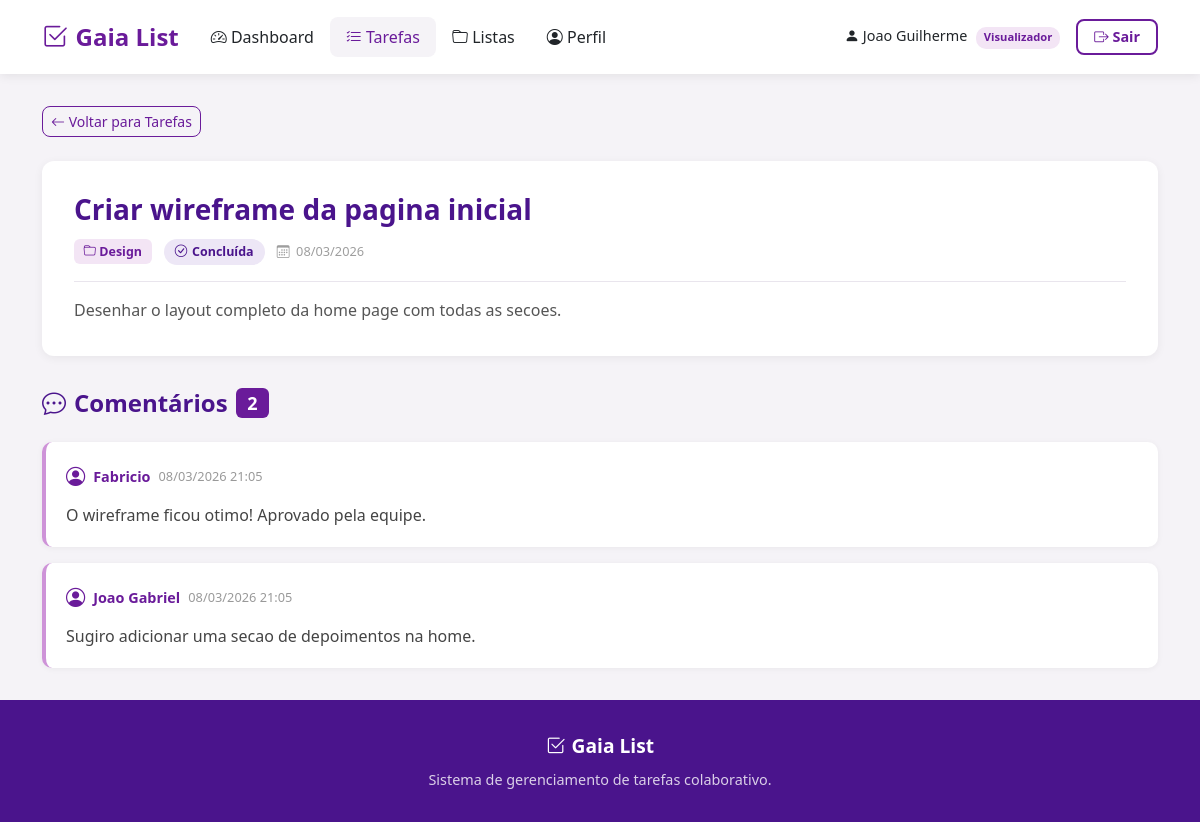
The app's page /tarefa_detalhes.php?id=1 (signed in) with its own data.
### tables this page shows
CREATE TABLE IF NOT EXISTS tarefas (
    id INT AUTO_INCREMENT PRIMARY KEY,
    titulo VARCHAR(150) NOT NULL,
    descricao TEXT,
    status ENUM('pendente', 'andamento', 'concluida') NOT NULL DEFAULT 'pendente',
    lista_id INT NOT NULL,
    usuario_id INT NOT NULL,
    data_criacao DATETIME DEFAULT CURRENT_TIMESTAMP,
    FOREIGN KEY (lista_id) REFERENCES listas(id) ON DELETE CASCADE,
    FOREIGN KEY (usuario_id) REFERENCES usuarios(id) ON DELETE CASCADE
);

CREATE TABLE IF NOT EXISTS listas (
    id INT AUTO_INCREMENT PRIMARY KEY,
    nome VARCHAR(100) NOT NULL,
    descricao TEXT,
    usuario_id INT NOT NULL,
    data_criacao DATETIME DEFAULT CURRENT_TIMESTAMP,
    FOREIGN KEY (usuario_id) REFERENCES usuarios(id) ON DELETE CASCADE
);

CREATE TABLE IF NOT EXISTS comentarios (
    id INT AUTO_INCREMENT PRIMARY KEY,
    texto TEXT NOT NULL,
    tarefa_id INT NOT NULL,
    usuario_id INT NOT NULL,
    data_criacao DATETIME DEFAULT CURRENT_TIMESTAMP,
    FOREIGN KEY (tarefa_id) REFERENCES tarefas(id) ON DELETE CASCADE,
    FOREIGN KEY (usuario_id) REFERENCES usuarios(id) ON DELETE CASCADE
);

CREATE TABLE IF NOT EXISTS usuarios (
    id INT AUTO_INCREMENT PRIMARY KEY,
    nome VARCHAR(100) NOT NULL,
    email VARCHAR(100) NOT NULL UNIQUE,
    senha VARCHAR(255) NOT NULL,
    perfil ENUM('editor', 'comentador', 'visualizador') NOT NULL DEFAULT 'visualizador',
    data_cadastro DATETIME DEFAULT CURRENT_TIMESTAMP
);

### tarefa_detalhes.php (the view, shortened to what this page needs)
<?php
require_once 'includes/header_privado.php';
require_once 'includes/conexao.php';
$perfilUsuario = isset($_SESSION['perfil']) ? $_SESSION['perfil'] : 'visualizador';
$tarefa_id = isset($_GET['id']) ? $_GET['id'] : '';
$stmt = $PDO->prepare("SELECT tarefas.id, tarefas.titulo, tarefas.descricao, tarefas.status, tarefas.lista_id, tarefas.data_criacao, listas.nome AS lista_nome FROM tarefas, listas WHERE tarefas.lista_id = listas.id AND tarefas.id = ?");
$stmt->bindParam(1, $tarefa_id);
$stmt->execute();
$tarefa = $stmt->fetch(PDO::FETCH_OBJ);
$stmt = $PDO->prepare("SELECT comentarios.id, comentarios.texto, comentarios.data_criacao, comentarios.usuario_id, usuarios.nome AS autor_nome FROM comentarios, usuarios WHERE comentarios.usuario_id = usuarios.id AND comentarios.tarefa_id = ? ORDER BY comentarios.data_criacao DESC");
$stmt->bindParam(1, $tarefa_id);
$stmt->execute();
$comentarios = array();
$row = $stmt->fetch(PDO::FETCH_OBJ);
while ($row) {
    $comentarios[] = array(
        'id' => $row->id,
        'texto' => $row->texto,
        'autor_nome' => $row->autor_nome,
        'usuario_id' => $row->usuario_id,
        'data_criacao' => date('d/m/Y H:i', strtotime($row->data_criacao))
    );
    $row = $stmt->fetch(PDO::FETCH_OBJ);
}
?>
        <section class="page-section">
            <div class="container">
                <a href="tarefas.php" class="btn btn-sm btn-gaia-outline mb-4">
                    <i class="bi bi-arrow-left"></i> Voltar para Tarefas
                </a>
                <div class="detalhe-card">
                    <div class="detalhe-card-header">
                        <div>
                            <h3 class="detalhe-titulo"><?php echo htmlspecialchars($tarefa->titulo); ?></h3>
                            <div class="detalhe-meta">
                                <span class="badge-lista">
                                    <i class="bi bi-folder"></i> <?php echo htmlspecialchars($tarefa->lista_nome); ?>
                                </span>
                                <?php if ($tarefa->status === 'pendente') : ?>
                                    <span class="status-badge status-pendente">
                                        <i class="bi bi-clock"></i> Pendente
                                    </span>
                                <?php elseif ($tarefa->status === 'andamento') : ?>
                                    <span class="status-badge status-andamento">
                                        <i class="bi bi-arrow-repeat"></i> Em Andamento
                                    </span>
                                <?php else : ?>
                                    <span class="status-badge status-concluida">
                                        <i class="bi bi-check-circle"></i> Concluída
                                    </span>
                                <?php endif; ?>
                                <span class="tarefa-meta">
                                    <i class="bi bi-calendar3"></i> <?php echo date('d/m/Y', strtotime($tarefa->data_criacao)); ?>
                                </span>
                            </div>
                        </div>
                    </div>
                    <?php if ($tarefa->descricao !== null && $tarefa->descricao !== '') : ?>
                    <div class="detalhe-descricao">
                        <p><?php echo htmlspecialchars($tarefa->descricao); ?></p>
                    </div>
                    <?php endif; ?>
                </div>
                <div class="comentarios-section">
                    <div class="comentarios-header">
                        <h4>
                            <i class="bi bi-chat-dots"></i> Comentários
                            <span class="badge bg-gaia"><?php echo count($comentarios); ?></span>
                        </h4>
                    </div>
                    <?php if (count($comentarios) === 0) : ?>
                    <div class="comentario-vazio">
                        <i class="bi bi-chat"></i>
                        <p>Nenhum comentário ainda.</p>
                        <?php if ($perfilUsuario === 'editor' || $perfilUsuario === 'comentador') : ?>
                        <p class="text-muted">Seja o primeiro a comentar!</p>
                        <?php endif; ?>
                    </div>
                    <?php else : ?>
                    <div class="comentarios-lista">
                        <?php for ($i = 0; $i < count($comentarios); $i++) : ?>
                        <?php $c = $comentarios[$i]; ?>
                        <div class="comentario-card">
                            <div class="comentario-card-header">
                                <div class="comentario-autor">
                                    <i class="bi bi-person-circle"></i>
                                    <strong><?php echo htmlspecialchars($c['autor_nome']); ?></strong>
                                    <span class="comentario-data"><?php echo $c['data_criacao']; ?></span>
                                </div>
                            </div>
                            <div class="comentario-texto">
                                <p><?php echo htmlspecialchars($c['texto']); ?></p>
                            </div>
                        </div>
                        <?php endfor; ?>
                    </div>
                    <?php endif; ?>
                </div>
            </div>
        </section>
<?php require_once 'includes/footer.php'; ?>

### style.css (style rules this page uses)
body { font-family: 'Segoe UI', Tahoma, Geneva, Verdana, sans-serif; color: #212529; background-color: #f5f3f7; display: flex; flex-direction: column; min-height: 100vh; }
.btn-gaia-outline { color: #6A1B9A; border: 1px solid #6A1B9A; border-radius: 8px; font-weight: 500; }
.badge.bg-gaia { background-color: #6A1B9A !important; }
.page-section { padding: 2rem 0; }
.status-badge { display: inline-flex; align-items: center; gap: 0.3rem; padding: 0.25rem 0.7rem; border-radius: 20px; font-size: 0.78rem; font-weight: 600; }
.status-concluida { background-color: #ede7f6; color: #4A148C; }
.badge-lista { display: inline-block; background-color: #f3e5f5; color: #6A1B9A; padding: 0.2rem 0.6rem; border-radius: 6px; font-size: 0.78rem; font-weight: 600; }
.tarefa-meta { font-size: 0.8rem; color: #9e9e9e; }
.tarefa-meta i { margin-right: 0.2rem; }
.detalhe-card { background-color: #ffffff; border-radius: 12px; padding: 2rem; box-shadow: 0 2px 10px rgba(0, 0, 0, 0.06); margin-bottom: 2rem; }
.detalhe-card-header { margin-bottom: 1rem; }
.detalhe-titulo { color: #4A148C; font-weight: 700; margin-bottom: 0.75rem; }
.detalhe-meta { display: flex; flex-wrap: wrap; gap: 0.75rem; align-items: center; }
.detalhe-descricao { padding-top: 1rem; border-top: 1px solid #e9e5ed; }
.detalhe-descricao p { color: #555; margin-bottom: 0; line-height: 1.6; }
.comentarios-section { margin-top: 1rem; }
.comentarios-header h4 { color: #4A148C; font-weight: 700; display: flex; align-items: center; gap: 0.5rem; margin-bottom: 1.5rem; }
.comentarios-lista { display: flex; flex-direction: column; gap: 1rem; }
.comentario-card { background-color: #ffffff; border-radius: 10px; padding: 1.25rem; box-shadow: 0 1px 6px rgba(0, 0, 0, 0.05); border-left: 4px solid #CE93D8; }
.comentario-card-header { display: flex; justify-content: space-between; align-items: center; margin-bottom: 0.75rem; }
.comentario-autor { display: flex; align-items: center; gap: 0.5rem; color: #6A1B9A; font-size: 0.9rem; }
.comentario-autor i { font-size: 1.2rem; }
.comentario-data { color: #999; font-size: 0.8rem; font-weight: 400; }
.comentario-texto p { margin-bottom: 0; color: #444; line-height: 1.5; }

### records on screen
tarefas: titulo "Criar wireframe da pagina inicial", lista.nome "Design", data_criacao "08/03/2026", descricao "Desenhar o layout completo da home page com todas as secoes."
comentarios: usuario.nome "Fabricio", data_criacao "08/03/2026 21:05", texto "O wireframe ficou otimo! Aprovado pela equipe."
comentarios: usuario.nome "Joao Gabriel", data_criacao "08/03/2026 21:05", texto "Sugiro adicionar uma secao de depoimentos na home."

### other values on screen
$_SESSION['nome'] "Joao Guilherme"
$_SESSION['perfil'] "Visualizador"
count($comentarios) "2"
